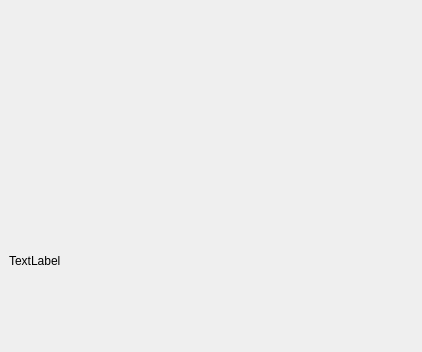
<?xml version="1.0" encoding="UTF-8"?>
<ui version="4.0">
 <class>MainWindow</class>
 <widget class="QMainWindow" name="MainWindow">
  <property name="windowModality">
   <enum>Qt::ApplicationModal</enum>
  </property>
  <property name="geometry">
   <rect>
    <x>0</x>
    <y>0</y>
    <width>422</width>
    <height>352</height>
   </rect>
  </property>
  <property name="sizePolicy">
   <sizepolicy hsizetype="Fixed" vsizetype="Fixed">
    <horstretch>0</horstretch>
    <verstretch>0</verstretch>
   </sizepolicy>
  </property>
  <property name="windowTitle">
   <string>Acerca de SNP</string>
  </property>
  <widget class="QWidget" name="centralwidget">
   <layout class="QVBoxLayout" name="verticalLayout">
    <item>
     <widget class="QLabel" name="label">
      <property name="text">
       <string/>
      </property>
      <property name="pixmap">
       <pixmap>iconos/SNPDO - p.jpg</pixmap>
      </property>
     </widget>
    </item>
    <item>
     <widget class="QLabel" name="texto">
      <property name="text">
       <string>TextLabel</string>
      </property>
     </widget>
    </item>
   </layout>
  </widget>
 </widget>
 <resources/>
 <connections/>
</ui>
